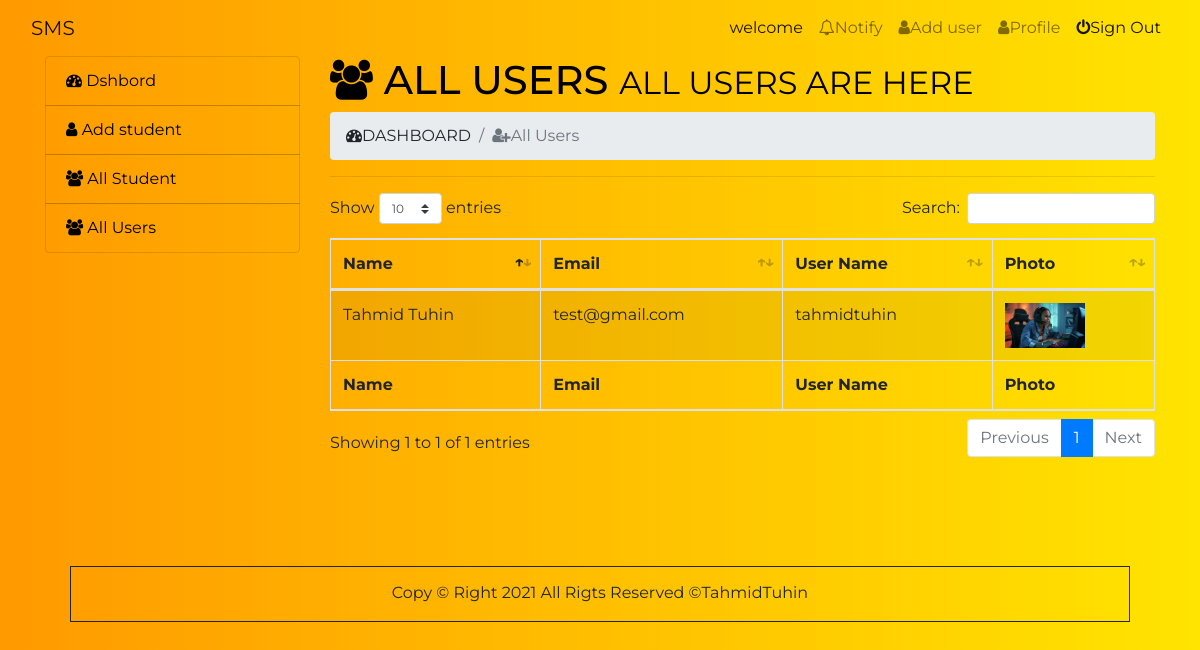
Page /admin/index.php?page=all-users (signed in) on the committed database.
### tables this page shows
CREATE TABLE `user` (
  `id` int(11) NOT NULL,
  `name` varchar(100) NOT NULL,
  `email` varchar(100) NOT NULL,
  `username` varchar(20) NOT NULL,
  `password` varchar(50) NOT NULL,
  `photo` varchar(100) NOT NULL,
  `date-time` datetime NOT NULL,
  `status` varchar(5) NOT NULL
);

### admin/all-users.php (the view, shortened to what this page needs)
<h1><i class="fa fa-users"></i> All Users <small>All Users are here</small></h1>
<nav aria-label="breadcrumb">
	<ol class="breadcrumb">
		<li class="breadcrumb-item" aria-current="page"><i class="fa fa-dashboard"></i>DASHBOARD</li>
		<li class="breadcrumb-item active" aria-current="page"><i class="fa fa-user-plus"></i>All Users</li>
	</ol>
</nav>
<hr>
<div class="table-responsive">
	<table id="example" class="table table-striped table-bordered" style="width:100%">
		<thead>
			<tr>
				<th>Name</th>
				<th>Email</th>
				<th>User Name</th>
				<th>Photo</th>
			</tr>
		</thead>
		<tbody>
			<?php
				$query = $dbconnect->query("SELECT * FROM user");
				if ($query) {
			while ($s_data = $query->fetch_assoc()) { ?>
			<tr>
				<td><?=$s_data['name']?></td>
				<td><?=$s_data['email']?></td>
				<td><?=$s_data['username']?></td>
				<td><img src="image/<?=$s_data['photo']?>" alt="" style="width: 80px"></td>
			</tr>
			<?php
						}
					}
			?>
		</tbody>
		<tfoot>
		<tr>
			<th>Name</th>
			<th>Email</th>
			<th>User Name</th>
			<th>Photo</th>
		</tr>
		</tfoot>
	</table>
</div>

### css/style.css (style rules this page uses)
* { margin: 0; padding: 0; }
body { background-image: linear-gradient(to right , #FF9A00, #FFE400); font-family: 'Montserrat', sans-serif; }
.content h1 { text-transform: uppercase; color: black; }

### rows in the picture
user: name "Tahmid Tuhin", email "test@gmail.com", username "tahmidtuhin", photo (picture)
